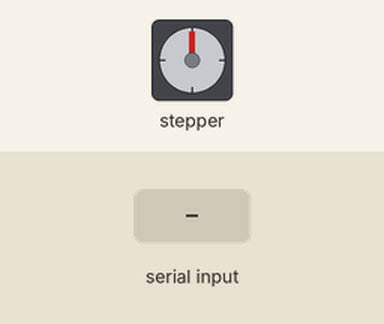
Recording of a sketch running on a simulated Arduino Uno, built with avr-gcc and run on an emulated ATmega328P. Shown: stepper motor. Inputs (shaded band) come from the test bench. Stepper angles assume 200 steps per turn; what the sketch prints to the serial monitor is not drawn.

Above: at 0.9 s.
1.0 s: "1" received over Serial
At 1.15 s:
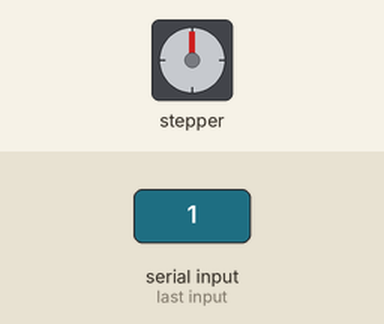
At 1.75 s:
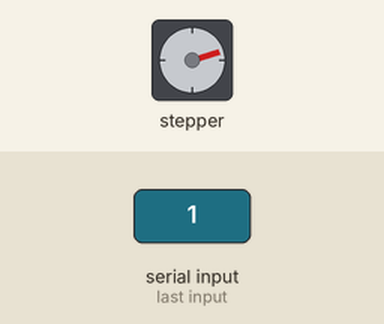
Timing chart, 0 to 19.0 s (numbered marks = the images above; inputs shaded):
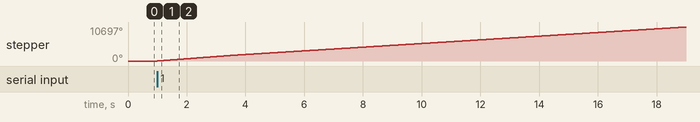

Measured:
- after the input at 1.0 s, stepper: keeps turning clockwise at about 594°/s, starting at once

The sketch:

ACCELSTEPPER1.ino
```cpp
// Include the AccelStepper Library
#include <AccelStepper.h>

// Define pin connections
const int dirPin = 2;
const int stepPin = 3;

// Define motor interface type
#define motorInterfaceType 1

// Creates an instance
AccelStepper myStepper(motorInterfaceType, stepPin, dirPin);

void setup() {


  Serial.begin(19200);
  // wait for ready
    Serial.println(F("\nSend any character to begin DMP programming and demo: "));
    while (Serial.available() && Serial.read()); // empty buffer
    while (!Serial.available());                 // wait for data
    while (Serial.available() && Serial.read()); // empty buffer again

  // set the maximum speed, acceleration factor,
  // initial speed and the target position
  myStepper.setMaxSpeed(1500);
  myStepper.setAcceleration(10000);
  myStepper.setSpeed(500);
  myStepper.moveTo(6200);
}

void loop() {

  // Change direction once the motor reaches target position
  if (myStepper.distanceToGo() == 0)
    myStepper.moveTo(-myStepper.currentPosition());

  // Move the motor one step
  myStepper.run();
  Serial.println(myStepper.currentPosition());
}
```
